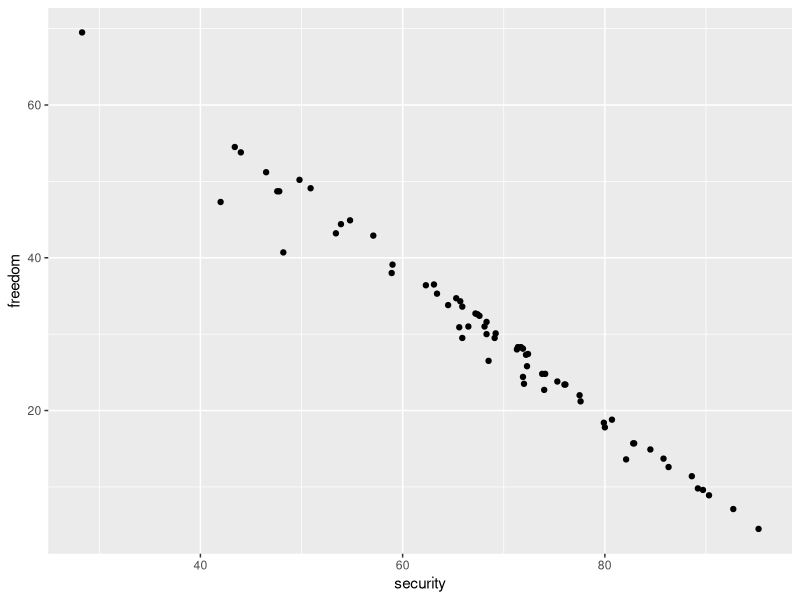
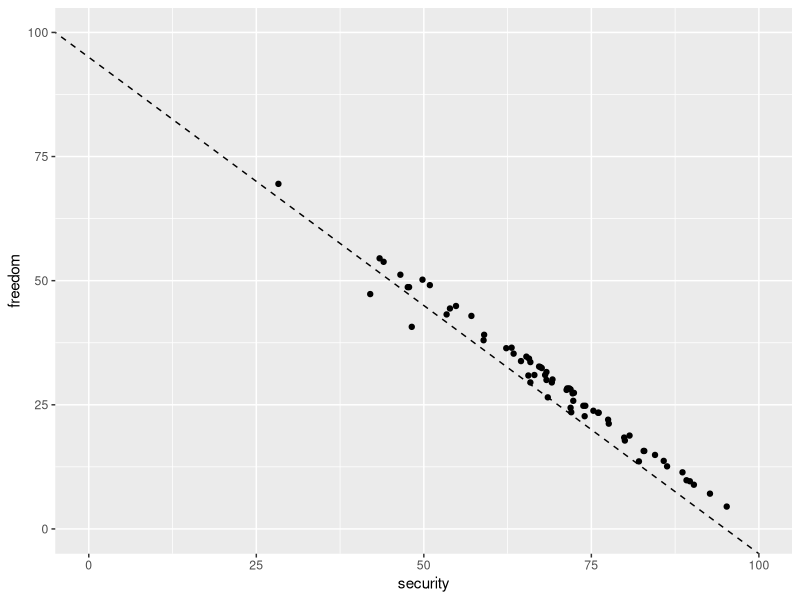
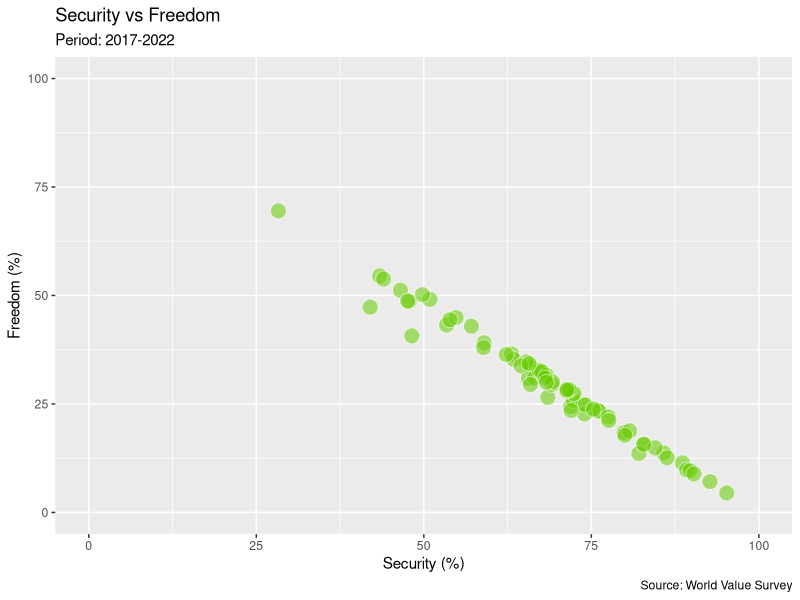
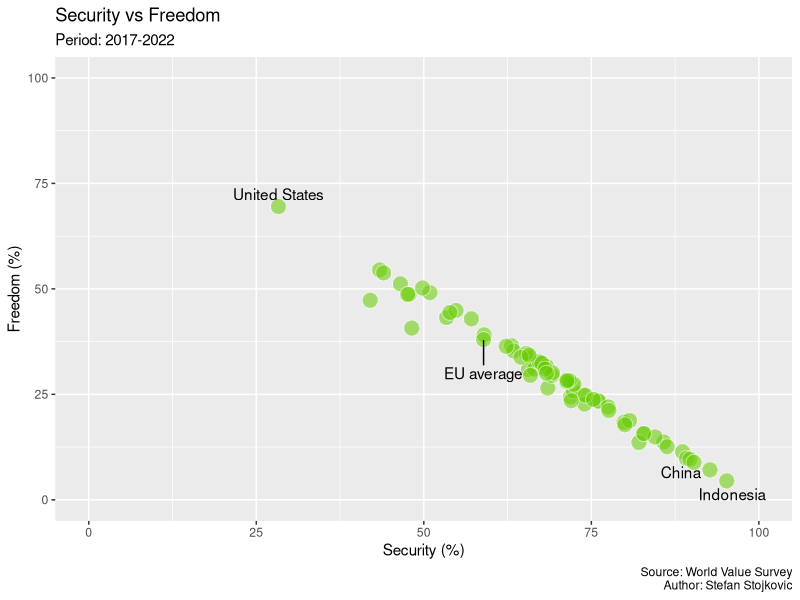
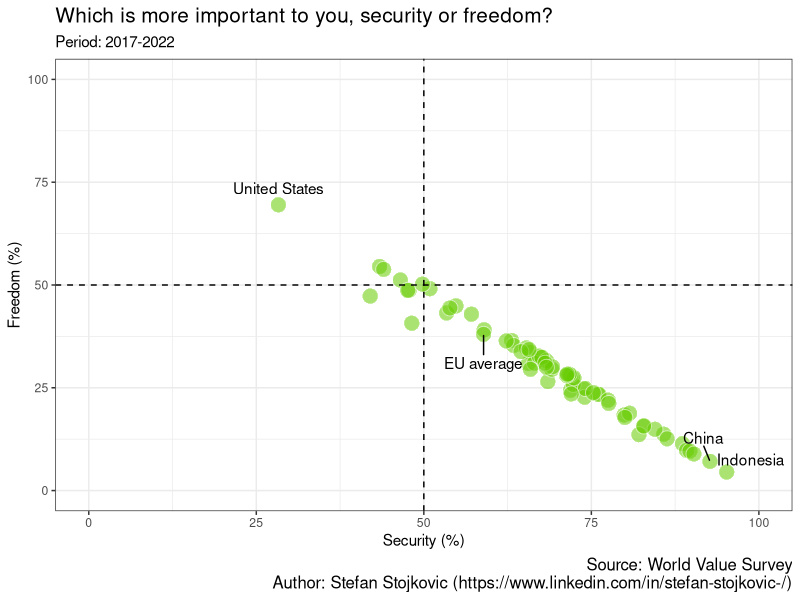

Source code (R) for these figures, in order:
# libs
library(dplyr); library(ggplot2); library(ggrepel)

# data
original <- read.csv("WV7_freedom_vs_security.csv")
mydata <- original %>% select(country, security, freedom)

# add eu average from available eu countries
eu <- mydata %>% filter(country %in% c("Czechia", "Germany", "Greece", "Netherlands",
                                 "Romania", "Slovakia"))
eu_mean <- eu %>% 
  summarise(security=mean(security),
            freedom=mean(freedom))

eu_as_observation <- c("EU average", eu_mean$security, eu_mean$freedom)
mydata <- rbind(mydata, eu_as_observation)

mydata$security <- as.numeric(mydata$security)
mydata$freedom <- as.numeric(mydata$freedom)

# descriptives
head(mydata)
summary(mydata[c("security", "freedom")])

########### PLOT ##############
ggplot(mydata, aes(security, freedom))+
  geom_point()

ggplot(mydata, aes(security, freedom))+
  geom_point() +
  geom_abline(intercept=95, slope=-1, linetype="dashed")+
  xlim(0,100)+
  ylim(0,100)

ggplot(mydata, aes(security, freedom))+
  geom_point(colour="white", fill="chartreuse3", shape=21, alpha=.55, size=5)+ # white are borders of dots, but fill/color of themselves is green
 # geom_abline(intercept = 95, slope = -1, linetype=2)+
  scale_x_continuous(limits=c(0,100))+
  scale_y_continuous(limits=c(0,100))+
  labs(title="Security vs Freedom",
       subtitle="Period: 2017-2022",
       caption="Source: World Value Survey",
       x="Security (%)",
       y="Freedom (%)") #+
#  theme_minimal()

#### SUBSET TOP SECURITY VS FREEDOM ####
top_security <- mydata %>% arrange(security-freedom) %>% head(1)
top_freedom <- mydata %>% arrange(freedom-security) %>% head(2)
ojropa <- mydata %>% filter(country == "EU average")

ggplot(mydata, aes(security, freedom, label=country))+
  geom_point(colour="white", fill="chartreuse3", shape=21, alpha=.55, size=5)+
#  geom_abline(intercept = 95, slope = -1, linetype=2)+
  scale_x_continuous(limits=c(0,100))+
  scale_y_continuous(limits=c(0,100))+
  labs(title="Security vs Freedom",
       subtitle="Period: 2017-2022",
       caption="Source: World Value Survey
       Author: Stefan Stojkovic",
       x="Security (%)",
       y="Freedom (%)")+
  geom_text_repel(data=top_security, aes(label = country), color = "black", nudge_y = 2) +
  geom_text_repel(data=top_freedom, aes(label = country), color = "black", nudge_y = -2) +
  geom_text_repel(data = ojropa, aes(label = country), color = "black", nudge_y = -8)
  theme_bw()

### hline vline?
ggplot(mydata, aes(security, freedom, label=country))+
  geom_point(colour="white", fill="chartreuse3", shape=21, alpha=.55, size=5)+
 # geom_abline(intercept = 100, slope = -1, linetype=2)+
  scale_x_continuous(limits=c(0,100))+
  scale_y_continuous(limits=c(0,100))+
  geom_hline(yintercept=50, linetype=2)+
  geom_vline(xintercept=50, linetype=2)+
  labs(title="Which is more important to you, security or freedom?",
       subtitle="Period: 2017-2022",
       caption="Source: World Value Survey
       Author: Stefan Stojkovic (https://www.linkedin.com/in/stefan-stojkovic-/)",
       x="Security (%)",
       y="Freedom (%)")+
  geom_text_repel(data=top_security, aes(label = country), color = "black", nudge_y = 4) +
  geom_text_repel(data=top_freedom, aes(label = country), color = "black", nudge_y = 4) +
  geom_text_repel(data = ojropa, aes(label = country), color = "black", nudge_y = -7) +
  theme_bw() +
  theme(
    plot.title = element_text(size = 15),
    plot.caption = element_text(size = 12)  # Adjust the font size of the caption
  )





